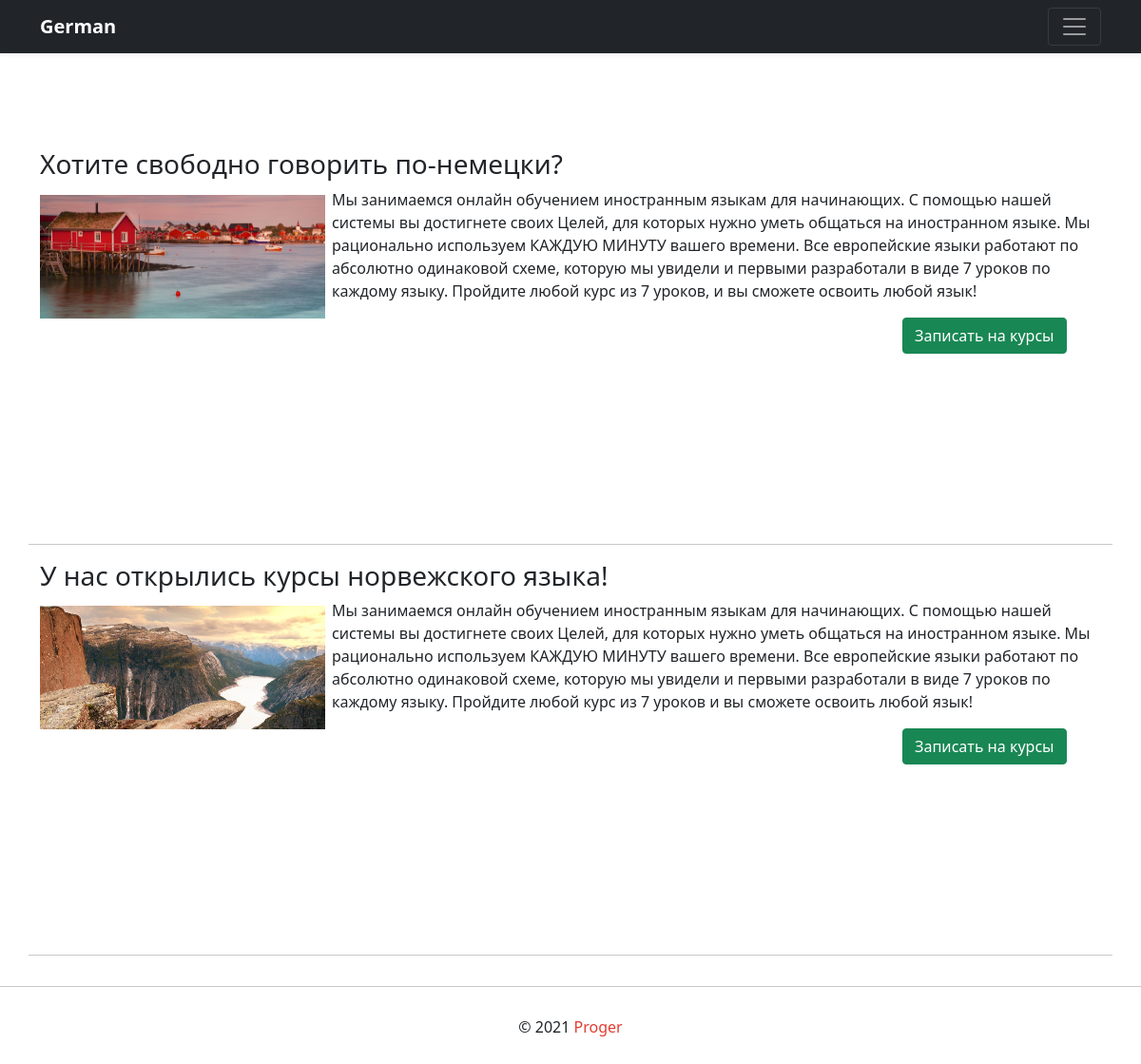
Page /news.php on the committed database.
### tables this page shows
CREATE TABLE `news` (
  `id` int(11) UNSIGNED NOT NULL,
  `title` varchar(100) NOT NULL,
  `little_desc` text NOT NULL,
  `image` varchar(100) NOT NULL,
  `description` text NOT NULL
);

### required/functions.php (called while the page is built, shortened)
<?php
require_once 'db.php';
function createRsArray($rs)
{
    $rsArray = array();
    while($row = mysqli_fetch_assoc($rs)){
        $rsArray[] = $row;
    }
    return $rsArray;
}
function getAllNews()
{
    global $db;
    $sql = "SELECT * FROM `news`";
    $rs = mysqli_query($db, $sql);
    return createRsArray($rs);
}

### news.php (the view)
<?php include_once 'required/header.php'; ?>
<div class="main">
    <div class="container news_images">
        <div class="row">
        <?php foreach($getAllNews as $item): ?>
            <div class="col-12">
                <h3><?=$item['title']?></h3>
                <img class="leftimg" src="images/<?=$item['image']?>" alt="" width="300" height="130">
                <p><?=$item['little_desc']?></p>
                <a style="margin-bottom: 200px; margin-left: 600px;" href="courses.php" class="btn btn-success">Записать на курсы</a>
            </div>
            <hr>
        <?php endforeach; ?>
        </div>
    </div>
</div>
<?php include_once 'required/footer.php'; ?>

### css/style.css (style rules this page uses)
.leftimg { float:left; margin: 7px 7px 7px 0; }
.news_images { margin-top: 100px; }

### rows in the picture
news: title "Хотите свободно говорить по-немецки?", image (picture), little_desc "Мы занимаемся онлайн обучением иностранным языкам для начинающих. С помощью нашей системы вы достигнете своих Целей, для которых нужно уметь общаться на иностранном языке. Мы рационально используем КАЖДУЮ МИНУТУ вашего времени. Все европейские языки работают по абсолютно одинаковой схеме, которую мы увидели и первыми разработали в виде 7 уроков по каждому языку. Пройдите любой курс из 7 уроков, и вы сможете освоить любой язык!"
news: title "У нас открылись курсы норвежского языка!", image (picture), little_desc "Мы занимаемся онлайн обучением иностранным языкам для начинающих. С помощью нашей системы вы достигнете своих Целей, для которых нужно уметь общаться на иностранном языке. Мы рационально используем КАЖДУЮ МИНУТУ вашего времени. Все европейские языки работают по абсолютно одинаковой схеме, которую мы увидели и первыми разработали в виде 7 уроков по каждому языку. Пройдите любой курс из 7 уроков и вы сможете освоить любой язык!"
